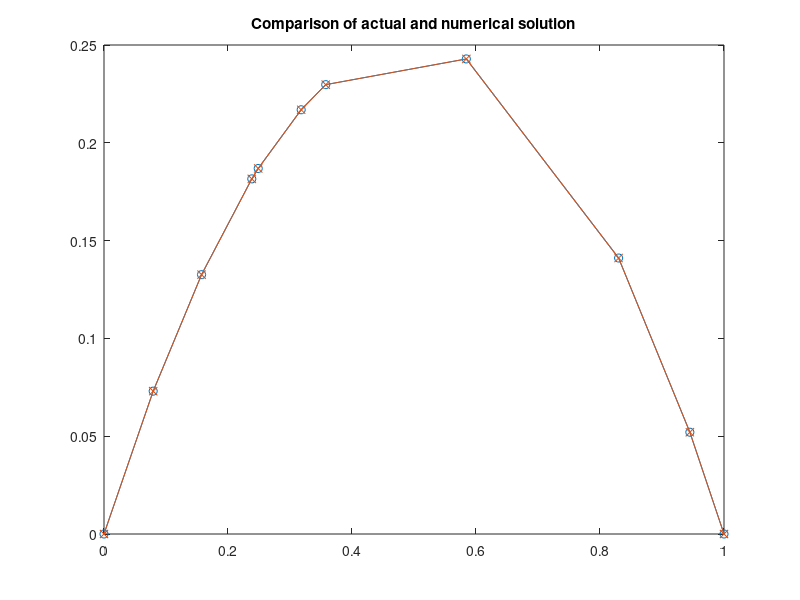

Write MATLAB code to recreate this figure.
n=10
x=rand(n-1,1)
x=[0;sort(x);1]
A=zeros(n-1)
A=A+diag(1./(x(3:end)-x(2:end-1))+1./(x(2:end-1)-x(1:end-2)))
A=A+diag(1./(x(3:end-1)-x(2:end-2)),1)
A=A+diag(1./(x(3:end-1)-x(2:end-2)),-1)
A=A-2*diag(1./(x(3:end-1)-x(2:end-2)),-1)
A=A-2*diag(1./(x(3:end-1)-x(2:end-2)),1)
b=2*0.5*(x(3:end)-x(1:end-2))
u=A\b

% Numerical solution
y(:,1)=[0;u;0]
% Actual soluion
y(:,2)=-x.*x+x  

plot(x,y(:,1),'-o')
hold on
plot(x,y(:,2),'-x')
title('Comparison of actual and numerical solution')
